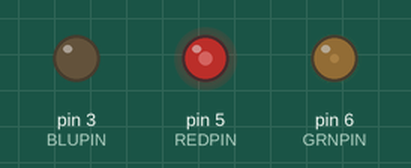
A sketch run on a simulated Arduino Uno, built with avr-gcc and run on an emulated ATmega328P. Shown: output pins drawn as LEDs (lit = HIGH).

Above: at 2.11 s.
At 15.4 s:
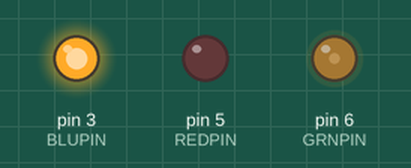
At 20.1 s:
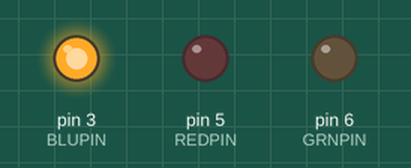
At 24.91 s:
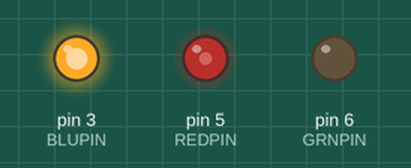
At 38.55 s:
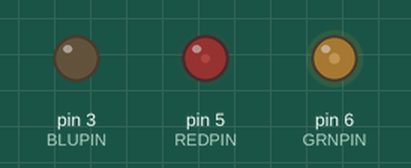
Timing chart, 0 to 40.0 s (numbered marks = the images above):
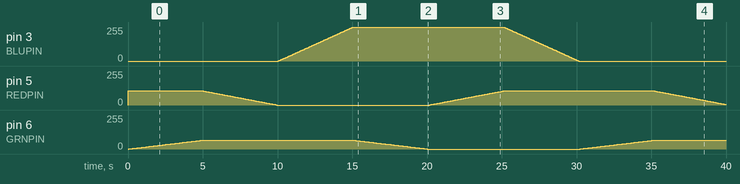

The sketch:

LEDStripLoopHSV.ino
```cpp
/*
 * HSV fade sketch intended for RGB LEDs or RGB LED strips.  Based on a program I found at
 * http://www.jerome-bernard.com/blog/2013/01/12/rgb-led-strip-controlled-by-an-arduino/ ,
 * which used code from Alvy Ray Smith's web site at  http://www.alvyray.com/Papers/hsv2rgb.htm
 * though in incorporate it adopted some inefficient data passing schemes which I've removed
 * here to streamline the math.
 *
 * Author : David Bryant (david@orangemoose.com)
 * Version: 1.0
 * Date   : Dec 2013
 */

// Include header that defines our color datatypes & functions
#include "colorspace.h"

#define REDPIN   5     // pin for red LED
#define GRNPIN   6     // pin for green
#define BLUPIN   3     // pin for blue
#define DELAY   50     // between color changes, in milliseconds

/*
 * Color math is done in HSV (hue, saturation, value) color space. Generally hue is
 * defined on the range 0-360 degrees but can also be expressed as which portion of a
 * six-sided hexacone the color point occupies and so falls on the range (0.0->6.0). That's
 * the scheme used here, with v and s both (0.0->1.0).
 */
#define HUE_DELTA 0.01 // Hue change increment each update, smaller value gives more gradual
                       // change but also make the full cycle take longer

long rgb[3];

// Initialize our HLS quantities
float hue=0.0, saturation=1, value=1;

/*
 * Need to calibrate for different brightness of the R, G, and B LEDs as they generally
 * don't have the same luminosity (luminance).  Check your LED or LED strip specifications
 * to get the right values.
 *
 * For example, SparkFun RGB LED sku: COM-09264 has max Luminosity (RGB): (2800, 6500, 1200)mcd,
 * so normalizing them to the dimmest (blue at 1200mcd in this case) and scaling to 256 gives
 * R  250/600  =  107/256
 * G  250/950  =   67/256
 * B  250/250  =  256/256
 */
long bright[3] = { 107, 67, 256};
// long bright[3] = { 256, 256, 256};

long k, temp_value;

void setup () {
    // Serial.begin(9600);
    pinMode(REDPIN, OUTPUT);
    pinMode(GRNPIN, OUTPUT);
    pinMode(BLUPIN, OUTPUT);
    rgb[0] = rgb[1] = rgb[2] = 0;
    analogWrite(REDPIN, rgb[0] * bright[0]/256);
    analogWrite(GRNPIN, rgb[1] * bright[1]/256);
    analogWrite(BLUPIN , rgb[2] * bright[2]/256);
}

void loop() {
  RGB rgbvalue;

  hue += HUE_DELTA;
  if (hue >= 6.0) {
    hue=0.0;
    // Serial.println("*****************************");
  }

  rgbvalue = HSVcolor_to_RGB(hue, saturation, value);
  rgb[0] = rgbvalue.r * bright[0]/256;
  rgb[1] = rgbvalue.g * bright[1]/256;
  rgb[2] = rgbvalue.b * bright[2]/256;

  /*
  Serial.print("("); Serial.print(hue); Serial.print(","); Serial.print(saturation); Serial.print(",");
  Serial.print(value); Serial.print(") -> (");
  Serial.print(rgb[0]); Serial.print(","); Serial.print(rgb[1]);Serial.print(","); Serial.print(rgb[2]);
  Serial.println(")");
  */
  analogWrite(REDPIN, rgb[0]);
  analogWrite(GRNPIN, rgb[1]);
  analogWrite(BLUPIN, rgb[2]);

  delay(DELAY);
}
/*
 * Convert a color defined as (hue,saturation,value) into RGB.
 */
RGB HSVcolor_to_RGB( float h, float s, float v ) {
  int i;
  float m, n, f;
  RGB rgb;

  // not very elegant way of dealing with out of range: return black
  if ((s<0.0) || (s>1.0) || (v<1.0) || (v>1.0)) {
    rgb.r = rgb.g = rgb.b = 0;
    return rgb;
  }

  if ((h < 0.0) || (h > 6.0)) {
    rgb.r = rgb.g = rgb.b = v*255;
    return rgb;
  }
  i = floor(h);
  f = h - i;
  if ( !(i&1) ) {
    f = 1 - f; // if i is even
  }
  m = v * (1 - s);
  n = v * (1 - s * f);
  switch (i) {
    case 6:
    case 0:
      rgb.r = v*255;  rgb.g = n*255;  rgb.b = m*255;
      break;
    case 1:
      rgb.r = n*255;  rgb.g = v*255;  rgb.b = m*255;
       break;
    case 2:
      rgb.r = m*255;  rgb.g = v*255;  rgb.b = n*255;
      break;
    case 3:
      rgb.r = m*255;  rgb.g = n*255;  rgb.b = v*255;
      break;
    case 4:
      rgb.r = n*255;  rgb.g = m*255;  rgb.b = v*255;
      break;
    case 5:
      rgb.r = v*255;  rgb.g = m*255;  rgb.b = n*255;
      break;
  }
  return rgb;
}
```

colorspace.h
```cpp
#ifndef _COLORSPACE_H
#define _COLORSPACE_H
typedef struct RGB {
  int r;
  int g;
  int b;
} RGB;

typedef struct RGBcolor {
  float r;
  float g;
  float b;
} RGBcolor;

/* modified from Alvy Ray Smith's site: http://www.alvyray.com/Papers/hsv2rgb.htm */
// H is given on [0.0, 6.0]. S and V are given on [0.0, 1.0].
RGB HSVcolor_to_RGB(float h, float s, float v);

#endif
```

Measured:
- by itself, pin 3 (BLUPIN): rises from 0/255 to 255/255 in 5.0 s, then falls to 0/255 in 15.0 s
